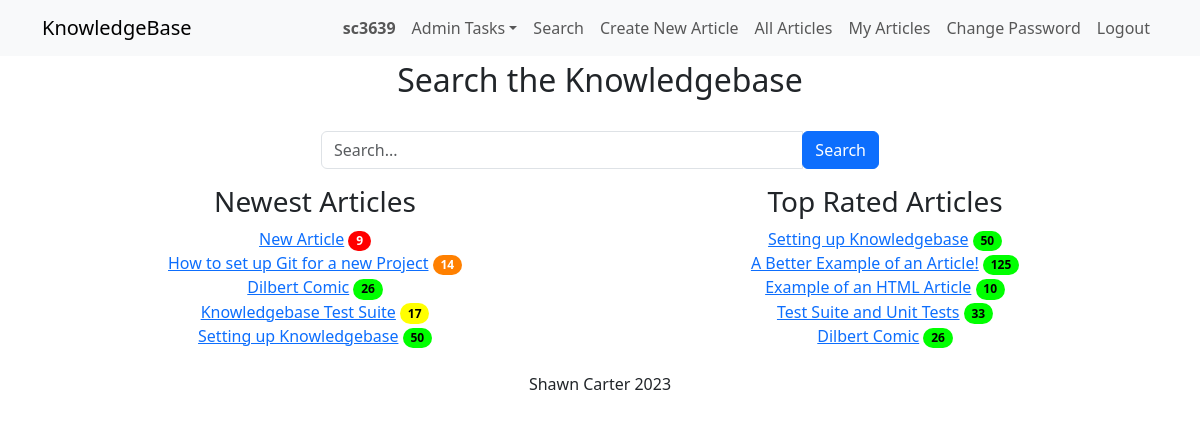
The page / (signed in) on the database as committed earlier.
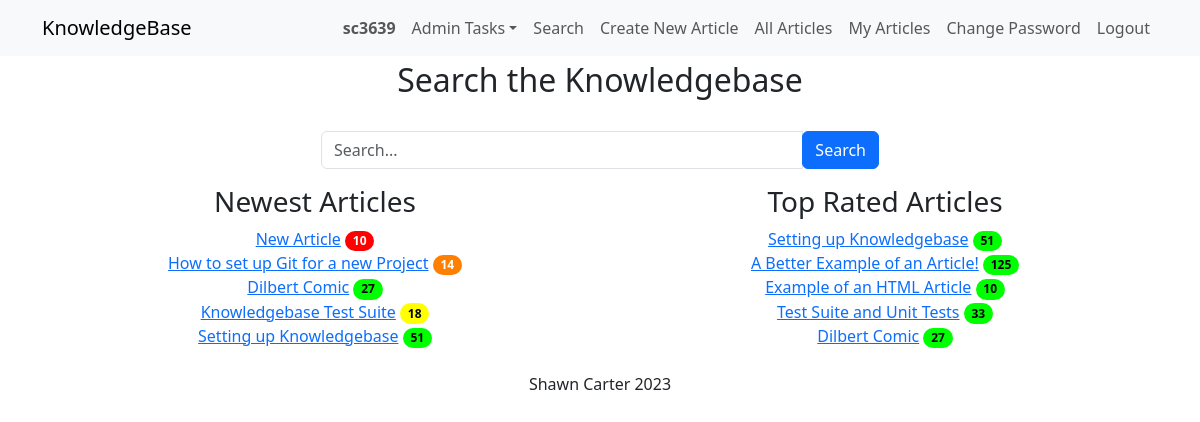
The same page on the database as committed later.
### knowledge/models.py (models this page shows)
class KBEntry(models.Model):
    title = models.CharField(max_length=255)
    article = models.TextField()
    created_by = models.ForeignKey(
        User, related_name="created_kb_entries", on_delete=models.SET_NULL, null=True
    )
    created_datetime = models.DateTimeField(auto_now_add=True)
    modified_datetime = models.DateTimeField(null=True, blank=True)
    last_modified_by = models.ForeignKey(
        User, related_name="modified_kb_entries", on_delete=models.SET_NULL, null=True
    )
    deleted_datetime = models.DateTimeField(null=True, blank=True)
    deleted_by = models.ForeignKey(
        User,
        related_name="deleted_kb_entries",
        on_delete=models.SET_NULL,
        null=True,
        blank=True,
    )
    upvotes = models.ManyToManyField(
        User, related_name="upvoted_kb_entries", blank=True
    )
    downvotes = models.ManyToManyField(
        User, related_name="downvoted_kb_entries", blank=True
    )
    rating = models.FloatField(default=0.0)
    views = models.PositiveIntegerField(default=0)
    meta_data = models.ManyToManyField("Tag", blank=True)

### knowledge/views.py (the view, shortened to what this page needs)
# urls.py: path("", views.home, name="home"),
@login_required
def home(request):
    search_term = request.GET.get("search", None)
    articles = KBEntry.objects.none()  # Default to no entries
    if len(articles) < 5 or not search_term:
        newest_articles = KBEntry.objects.filter(
            deleted_datetime__isnull=True
        ).order_by("-created_datetime")[:5]
        top_rated_articles = KBEntry.objects.filter(
            deleted_datetime__isnull=True
        ).order_by("-rating")[:5]
    else:
        newest_articles = []
        top_rated_articles = []
    context = {
        "articles": articles, # The articles with tags stripped from article.article
        "newest_articles": newest_articles, # top 5 newest articles
        "top_rated_articles": top_rated_articles, # top 5 rated articles
        "search_term": search_term if search_term is not None else "", # the original search term
    }
    return render(request, "knowledge/home.html", context)

### knowledge/templates/knowledge/home.html (shortened to what this page needs)
{% extends "knowledge/base.html" %}
{% block page_title%}Search the Knowledgebase{% endblock %}
{% block content %}
    <br>
    <div class="mb-3 col-md-6 offset-md-3">
        <form method="GET" class="form-inline">
            <div class="input-group">
                <input type="text" name="search" value="{{ search_term }}" placeholder="Search..." class="form-control" />
                <div class="input-group-append">
                    <button type="submit" class="btn btn-primary">Search</button>
                </div>
            </div>
        </form>
    </div>
    {% if not articles or articles|length < 5 %} <div class="row">
        <div class="col-md-6 text-center">
            <h3>Newest Articles</h3>
            {% for article in newest_articles %}
                <a href="{% url 'article_detail' article.id %}">{{ article.title|truncatechars:50 }}</a>
                {% if article.rating == 0.0 and article.downvotes.count == 0 %}
                <span class="badge rounded-pill badge-norating" aria-label="Not Yet Rated">Not Yet Rated</span>
                {% else %}
                    {% if article.rating >= 75 %}
                    <span class="badge rounded-pill badge-green" aria-label="{{ article.views }} views (Good rating)">{{ article.views }}</span>
                    {% elif article.rating >= 50 %}
                    <span class="badge rounded-pill badge-yellow" aria-label="{{ article.views }} views (Average rating)">{{ article.views }}</span>
                    {% elif article.rating >= 25 %}
                    <span class="badge rounded-pill badge-orange" aria-label="{{ article.views }} views (Below average rating)">{{ article.views }}</span>
                    {% else %}
                    <span class="badge rounded-pill badge-red" aria-label="{{ article.views }} views (Poor rating)">{{ article.views }}</span>
                    {% endif %}
                {% endif %}
                <br>
            {% endfor %}
        </div>
        <div class="col-md-6 text-center">
            <h3>Top Rated Articles</h3>
            {% for article in top_rated_articles %}
                <a href="{% url 'article_detail' article.id %}">{{ article.title|truncatechars:50 }}</a>
                {% if article.rating == 0.0 and article.downvotes.count == 0 %}
                    <span class="badge rounded-pill badge-norating" aria-label="Not Yet Rated">Not Yet Rated</span>
                {% else %}
                    {% if article.rating >= 75 %}
                        <span class="badge rounded-pill badge-green" aria-label="{{ article.views }} views (Good rating)">{{ article.views }}</span>
                    {% elif article.rating >= 50 %}
                        <span class="badge rounded-pill badge-yellow" aria-label="{{ article.views }} views (Average rating)">{{ article.views }}</span>
                    {% elif article.rating >= 25 %}
                        <span class="badge rounded-pill badge-orange" aria-label="{{ article.views }} views (Below average rating)">{{ article.views }}</span>
                    {% else %}
                        <span class="badge rounded-pill badge-red" aria-label="{{ article.views }} views (Poor rating)">{{ article.views }}</span>
                    {% endif %}
                {% endif %}
                <br>
            {% endfor %}
        </div>
    {% endif %}
{% endblock %}

Rows that differ between the two databases and show on the page:
changed KBEntry "New Article": views "9" → "10"
changed KBEntry "Dilbert Comic": views "26" → "27"
changed KBEntry "Knowledgebase Test Suite": views "17" → "18"
changed KBEntry "Setting up Knowledgebase": views "50" → "51"
